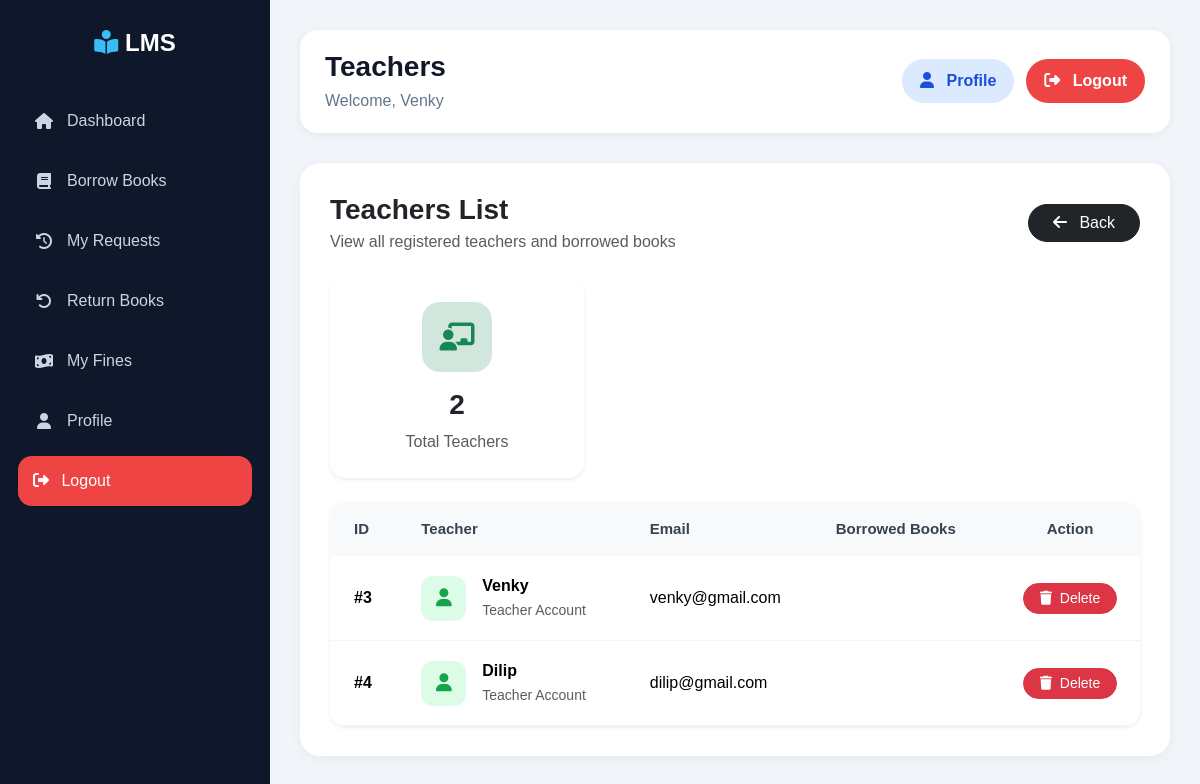
Screenshot of /librarian/teachers/ (signed in) with the database file from the repository.
### accounts/models.py (models this page shows, shortened)
class CustomUser(AbstractUser):
    ROLE_CHOICES = (
        ('student', 'Student'),
        ('teacher', 'Teacher'),
        ('librarian', 'Librarian'),
    )
    role = models.CharField(max_length=20, choices=ROLE_CHOICES)

### librarian/views.py (the view)
@login_required
def teachers_list(request):
    teachers = CustomUser.objects.filter(
        role='teacher'
    )
    return render(
        request,
        'librarian/teachers.html',
        {
            'teachers': teachers
        }
    )

### librarian/templates/librarian/teachers.html (shortened to what this page needs)
{% extends 'base.html' %}
{% block page_title %}
Teachers
{% endblock %}
{% block content %}
<div class="d-flex justify-content-between align-items-center mb-4 flex-wrap gap-3">
    <div>
        <h3 class="fw-bold text-dark mb-1">
            Teachers List
        </h3>
        <p class="text-muted mb-0">
            View all registered teachers and borrowed books
        </p>
    </div>
    <a href="/librarian/dashboard/"
       class="btn btn-dark rounded-pill px-4">
        <i class="fa-solid fa-arrow-left me-2"></i>
        Back
    </a>
</div>
<div class="row g-4 mb-4">
    <div class="col-md-4">
        <div class="card border-0 shadow-sm rounded-4">
            <div class="card-body text-center p-4">
                <div class="summary-icon bg-success-subtle text-success mb-3">
                    <i class="fa-solid fa-chalkboard-user"></i>
                </div>
                <h3 class="fw-bold">
                    {{ teachers.count }}
                </h3>
                <p class="text-muted mb-0">
                    Total Teachers
                </p>
            </div>
        </div>
    </div>
</div>
<div class="card border-0 shadow-sm rounded-4 overflow-hidden">
    <div class="card-body p-0">
        <div class="table-responsive">
            <table class="table align-middle mb-0">
                <thead class="table-light">
                    <tr>
                        <th class="py-3 px-4">
                            ID
                        </th>
                        <th class="py-3">
                            Teacher
                        </th>
                        <th class="py-3">
                            Email
                        </th>
                        <th class="py-3">
                            Borrowed Books
                        </th>
                        <th class="py-3 text-center">
                            Action
                        </th>
                    </tr>
                </thead>
                <tbody>
                    {% for teacher in teachers %}
                    <tr>
                        <td class="px-4 fw-semibold">
                            #{{ teacher.id }}
                        </td>
                        <td>
                            <div class="d-flex align-items-center gap-3">
                                <div class="teacher-icon">
                                    <i class="fa-solid fa-user"></i>
                                </div>
                                <div>
                                    <div class="fw-semibold">
                                        {{ teacher.username }}
                                    </div>
                                    <small class="text-muted">
                                        Teacher Account
                                    </small>
                                </div>
                            </div>
                        </td>
                        <td>
                            {{ teacher.email }}
                        </td>
                        <td>
                        </td>
                        <td class="text-center">
                            <a href="/librarian/teachers/delete/{{ teacher.id }}/"
                               class="btn btn-danger btn-sm rounded-pill px-3">
                                <i class="fa-solid fa-trash me-1"></i>
                                Delete
                            </a>
                        </td>
                    </tr>
                    {% endfor %}
                </tbody>
            </table>
        </div>
    </div>
</div>
{% endblock %}

### templates/base.html (shortened to what this page needs)
<!doctype html>
<html lang="en">
<head>
    <link
        href="https://cdn.jsdelivr.net/npm/bootstrap@5.3.3/dist/css/bootstrap.min.css"
        rel="stylesheet"
    />
    <link
        rel="stylesheet"
        href="https://cdnjs.cloudflare.com/ajax/libs/font-awesome/6.5.1/css/all.min.css"
    />
</head>
<body>
    <div class="main-container">
        <div class="sidebar" id="sidebar">
            <div class="logo">
                <i class="fa-solid fa-book-open-reader"></i>
                <span class="text"> LMS </span>
            </div>
            <ul>
                {% if request.user.role == 'teacher' %}
                <li>
                    <a href="/teacher/dashboard/">
                        <i class="fa-solid fa-house"></i>
                        <span class="text">Dashboard</span>
                    </a>
                </li>
                <li>
                    <a href="/teacher/books/">
                        <i class="fa-solid fa-book"></i>
                        <span class="text">Borrow Books</span>
                    </a>
                </li>
                <li>
                    <a href="/teacher/my-requests/">
                        <i class="fa-solid fa-clock-rotate-left"></i>
                        <span class="text">My Requests</span>
                    </a>
                </li>
                <li>
                    <a href="/teacher/return-books/">
                        <i class="fa-solid fa-arrow-rotate-left"></i>
                        <span class="text">Return Books</span>
                    </a>
                </li>
                <li>
                    <a href="/teacher/fines/">
                        <i class="fa-solid fa-money-bill-wave"></i>
                        <span class="text"> My Fines </span>
                    </a>
                </li>
                <li>
                    <a href="{% url 'profile' %}">
                        <i class="fa-solid fa-user"></i>
                        <span class="text">Profile</span>
                    </a>
                </li>
                {% endif %}
                <li>
                    <form method="POST"
                          action="{% url 'logout' %}">
                        <button type="submit"
                                class="logout-btn-side">
                            <i class="fa-solid fa-right-from-bracket me-2"></i>
                            <span class="text"> Logout </span>
                        </button>
                    </form>
                </li>
            </ul>
        </div>
        <div class="content">
            <div class="topbar">
                <div class="topbar-left">
                    <h3>
                        {% block page_title %}{% endblock %}
                    </h3>
                    <p>
                        Welcome, {{ request.user.username }}
                    </p>
                </div>
                <div class="topbar-right">
                    <a href="{% url 'profile' %}"
                       class="profile-btn">
                        <i class="fa-solid fa-user me-2"></i>
                        Profile
                    </a>
                    <form method="POST"
                          action="{% url 'logout' %}"
                          class="m-0">
                        <button type="submit"
                                class="logout-btn">
                            <i class="fa-solid fa-right-from-bracket me-2"></i>
                            Logout
                        </button>
                    </form>
                </div>
            </div>
            <div class="page-content">
                {% block content %}
                {% endblock %}
            </div>
        </div>
    </div>
</body>
</html>

### templates/base.html (style rules this page uses)
* { margin:0; padding:0; box-sizing:border-box; font-family:Arial, Helvetica, sans-serif; }
body { background:#f1f5f9; overflow-x:hidden; }
.main-container { display:flex; min-height:100vh; }
.sidebar { width:270px; background:#0f172a; color:white; position:fixed; top:0; left:0; bottom:0; padding:25px 18px; overflow-y:auto; z-index:1000; transition:0.3s; }
.logo { font-size:24px; font-weight:bold; text-align:center; margin-bottom:35px; color:white; }
.logo i { color:#38bdf8; }
.sidebar ul { list-style:none; padding-left:0; }
.sidebar ul li { margin-bottom:10px; }
.sidebar ul li a { display:flex; align-items:center; gap:12px; text-decoration:none; color:#cbd5e1; padding:13px 15px; border-radius:14px; transition:0.3s; }
.sidebar ul li a i { width:22px; text-align:center; }
.logout-btn-side { width:100%; border:none; background:#ef4444; color:white; padding:13px 15px; border-radius:14px; text-align:left; transition:0.3s; }
.content { margin-left:270px; width:calc(100% - 270px); padding:30px; transition:0.3s; }
.topbar { background:white; padding:20px 25px; border-radius:18px; display:flex; justify-content:space-between; align-items:center; margin-bottom:30px; box-shadow:0 2px 10px rgba(0,0,0,0.06); flex-wrap:wrap; gap:15px; }
.topbar-left h3 { margin-bottom:5px; font-weight:700; color:#111827; }
.topbar-left p { margin:0; color:#64748b; }
.topbar-right { display:flex; align-items:center; gap:12px; flex-wrap:wrap; }
.profile-btn { text-decoration:none; background:#dbeafe; color:#1d4ed8; padding:10px 18px; border-radius:30px; font-weight:600; transition:0.3s; }
.logout-btn { border:none; background:#ef4444; color:white; padding:10px 18px; border-radius:30px; font-weight:600; transition:0.3s; }
.page-content { background:white; border-radius:20px; padding:30px; min-height:500px; box-shadow:0 2px 12px rgba(0,0,0,0.05); }
.table-responsive { width:100%; overflow-x:auto; }

### librarian/templates/librarian/teachers.html (style rules this page uses)
.table thead th { font-size:15px; font-weight:600; color:#374151; border:none; }
.table tbody td { padding-top:18px; padding-bottom:18px; border-color:#f1f5f9; vertical-align:middle; }
.table tbody tr { transition:0.3s; }
.teacher-icon { width:45px; height:45px; border-radius:12px; background:#dcfce7; color:#16a34a; display:flex; align-items:center; justify-content:center; font-size:18px; }
.summary-icon { width:70px; height:70px; border-radius:18px; display:flex; align-items:center; justify-content:center; margin:auto; font-size:28px; }
.card { transition:0.3s; }

### rows the page displays
CustomUser: user.username "Venky", id "3", username "Venky", email "venky@gmail.com"
CustomUser: id "4", username "Dilip", email "dilip@gmail.com"

### other values shown
{{ teachers.count }} "2"
